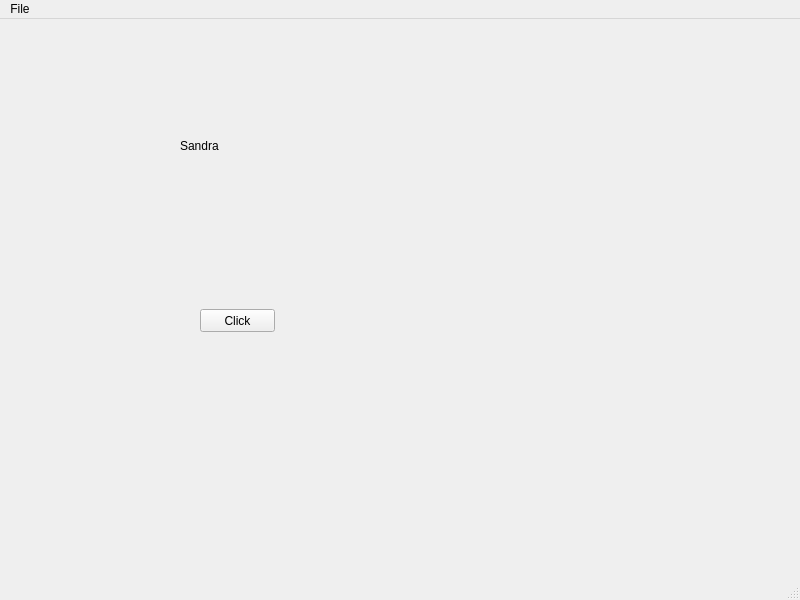
<?xml version="1.0" encoding="UTF-8"?>
<ui version="4.0">
 <class>MainWindow</class>
 <widget class="QMainWindow" name="MainWindow">
  <property name="geometry">
   <rect>
    <x>0</x>
    <y>0</y>
    <width>800</width>
    <height>600</height>
   </rect>
  </property>
  <property name="windowTitle">
   <string>MainWindow</string>
  </property>
  <widget class="QWidget" name="centralwidget">
   <widget class="QPushButton" name="button1">
    <property name="geometry">
     <rect>
      <x>200</x>
      <y>290</y>
      <width>75</width>
      <height>23</height>
     </rect>
    </property>
    <property name="text">
     <string>Click</string>
    </property>
   </widget>
   <widget class="QLabel" name="label1">
    <property name="geometry">
     <rect>
      <x>180</x>
      <y>120</y>
      <width>47</width>
      <height>13</height>
     </rect>
    </property>
    <property name="text">
     <string>Sandra</string>
    </property>
   </widget>
  </widget>
  <widget class="QMenuBar" name="menubar">
   <property name="geometry">
    <rect>
     <x>0</x>
     <y>0</y>
     <width>800</width>
     <height>21</height>
    </rect>
   </property>
   <widget class="QMenu" name="menuFile">
    <property name="title">
     <string>File</string>
    </property>
   </widget>
   <addaction name="menuFile"/>
  </widget>
  <widget class="QStatusBar" name="statusbar"/>
 </widget>
 <resources/>
 <connections/>
</ui>
